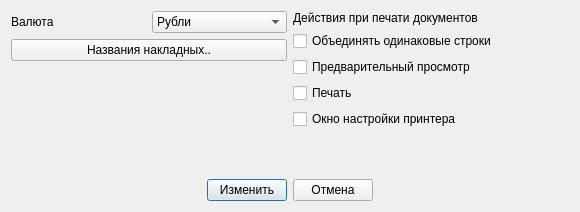
<?xml version="1.0" encoding="UTF-8"?>
<ui version="4.0">
 <class>printSettings</class>
 <widget class="QDialog" name="printSettings">
  <property name="geometry">
   <rect>
    <x>0</x>
    <y>0</y>
    <width>580</width>
    <height>212</height>
   </rect>
  </property>
  <property name="windowTitle">
   <string>printSettings</string>
  </property>
  <layout class="QGridLayout" name="gridLayout">
   <item row="0" column="0">
    <layout class="QGridLayout" name="gridLayout_2">
     <item row="1" column="0">
      <layout class="QHBoxLayout" name="horizontalLayout_2">
       <item>
        <spacer name="horizontalSpacer">
         <property name="orientation">
          <enum>Qt::Horizontal</enum>
         </property>
         <property name="sizeHint" stdset="0">
          <size>
           <width>40</width>
           <height>20</height>
          </size>
         </property>
        </spacer>
       </item>
       <item>
        <widget class="QPushButton" name="pushButton_2">
         <property name="text">
          <string>Изменить</string>
         </property>
        </widget>
       </item>
       <item>
        <widget class="QPushButton" name="pushButton_3">
         <property name="text">
          <string>Отмена</string>
         </property>
        </widget>
       </item>
       <item>
        <spacer name="horizontalSpacer_2">
         <property name="orientation">
          <enum>Qt::Horizontal</enum>
         </property>
         <property name="sizeHint" stdset="0">
          <size>
           <width>40</width>
           <height>20</height>
          </size>
         </property>
        </spacer>
       </item>
      </layout>
     </item>
     <item row="0" column="0">
      <layout class="QHBoxLayout" name="horizontalLayout_3">
       <item>
        <layout class="QVBoxLayout" name="verticalLayout_3">
         <item>
          <layout class="QHBoxLayout" name="horizontalLayout">
           <item>
            <widget class="QLabel" name="label">
             <property name="text">
              <string>Валюта</string>
             </property>
            </widget>
           </item>
           <item>
            <widget class="QComboBox" name="comboBox">
             <item>
              <property name="text">
               <string>Рубли</string>
              </property>
             </item>
             <item>
              <property name="text">
               <string>Доллары</string>
              </property>
             </item>
            </widget>
           </item>
          </layout>
         </item>
         <item>
          <widget class="QPushButton" name="pushButton">
           <property name="text">
            <string>Названия накладных..</string>
           </property>
          </widget>
         </item>
         <item>
          <spacer name="verticalSpacer">
           <property name="orientation">
            <enum>Qt::Vertical</enum>
           </property>
           <property name="sizeHint" stdset="0">
            <size>
             <width>20</width>
             <height>40</height>
            </size>
           </property>
          </spacer>
         </item>
        </layout>
       </item>
       <item>
        <layout class="QVBoxLayout" name="verticalLayout_2">
         <item>
          <widget class="QLabel" name="label_2">
           <property name="text">
            <string>Действия при печати документов</string>
           </property>
          </widget>
         </item>
         <item>
          <layout class="QVBoxLayout" name="verticalLayout">
           <item>
            <widget class="QCheckBox" name="checkBox">
             <property name="text">
              <string>Объединять одинаковые строки</string>
             </property>
            </widget>
           </item>
           <item>
            <widget class="QCheckBox" name="checkBox_2">
             <property name="text">
              <string>Предварительный просмотр</string>
             </property>
            </widget>
           </item>
           <item>
            <widget class="QCheckBox" name="checkBox_3">
             <property name="text">
              <string>Печать</string>
             </property>
            </widget>
           </item>
           <item>
            <widget class="QCheckBox" name="checkBox_4">
             <property name="text">
              <string>Окно настройки принтера</string>
             </property>
            </widget>
           </item>
           <item>
            <spacer name="verticalSpacer_4">
             <property name="orientation">
              <enum>Qt::Vertical</enum>
             </property>
             <property name="sizeHint" stdset="0">
              <size>
               <width>20</width>
               <height>40</height>
              </size>
             </property>
            </spacer>
           </item>
          </layout>
         </item>
        </layout>
       </item>
      </layout>
     </item>
    </layout>
   </item>
  </layout>
 </widget>
 <layoutdefault spacing="6" margin="11"/>
 <resources/>
 <connections/>
</ui>
